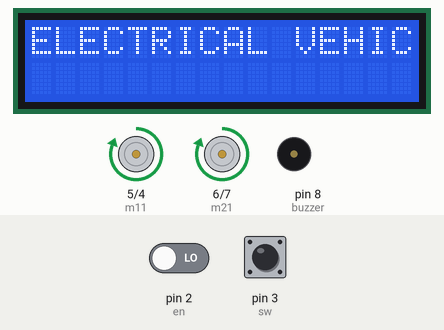
This sketch was run on a simulated Arduino Mega 2560, built with avr-gcc and run on an emulated ATmega2560. On the bench: 16×2 character LCD, motor-driver pin pairs drawn as motors (green arrow = first pin HIGH = forward, orange = second pin HIGH = backward, longer = more drive), buzzer (waves = sounding, pin HIGH). The test bench sets the inputs (shaded band); at power-on: pin 2 (en) LOW, pin 3 (sw) LOW. WiFi joins after 1.5 s; servers stay silent unless stated; uploads are accepted with an empty reply; what the sketch prints to the serial monitor is not drawn.

Above: at 11.4 s.
11.5 s: pin 2 (en) driven HIGH
At 13.6 s:
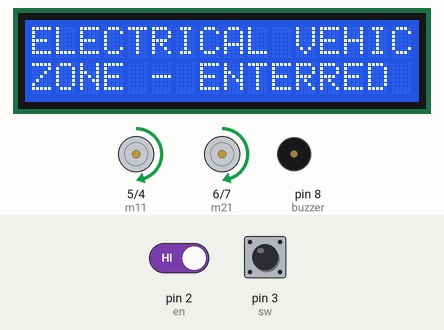
14.2 s: pin 3 (sw) pulled HIGH for 0.85 s
At 15.3 s:
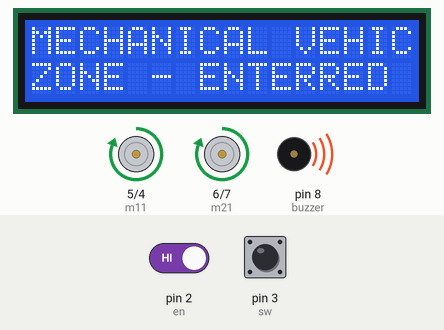
17.4 s: pin 2 (en) driven LOW
At 19.4 s:
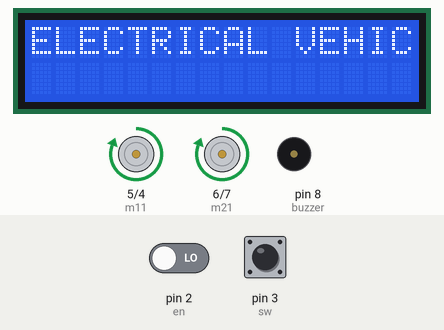
19.8 s: pin 3 (sw) pulled HIGH for 0.85 s
At 21.0 s:
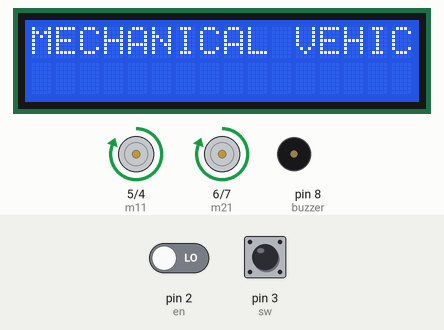
22.8 s: pin 2 (en) driven HIGH
At 23.6 s:
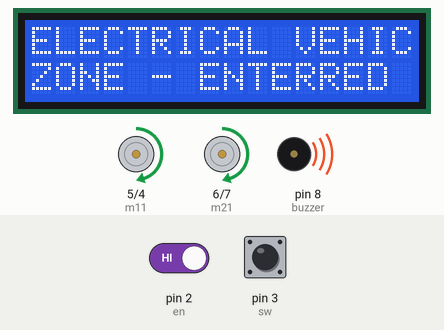
24.4 s: pin 3 (sw) pulled HIGH for 3.2 s
At 25.43 s:
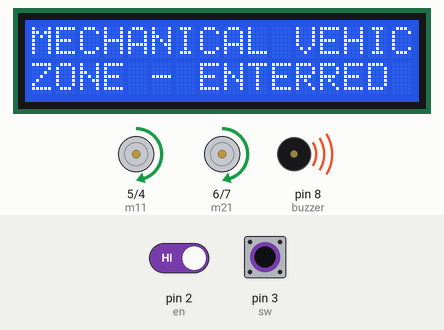
Timing chart, 0 to 31.1 s (numbered marks = the images above; inputs shaded):
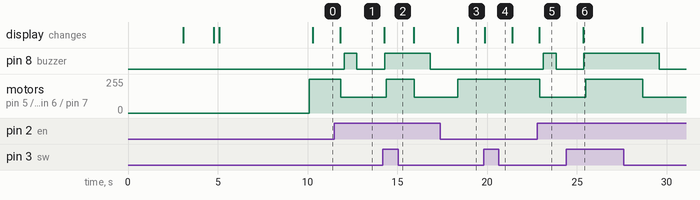

The sketch:

speed_zone_vbit_cse_with_2_modes.ino
```cpp
#include "WiFiEsp.h"
#include<String.h>
#include <LiquidCrystal.h>


// Emulate Serial1 on pins 6/7 if not present
#ifndef HAVE_HWSERIAL1
#include "SoftwareSerial.h"
SoftwareSerial Serial1(12, 13); // RX, TX
#endif

LiquidCrystal lcd (A0,A1,A2,A3,A4,A5);

#define en 2
#define sw 3
#define m11 5 // MOTORS INTERFACING
#define m12 4
#define m21 6
#define m22 7
#define buzzer 8

void beep(void)
{
  digitalWrite(buzzer, HIGH);
  delay(700);
  digitalWrite(buzzer, LOW);
  delay(100);
}

char ssid[] = "project5";            // your network SSID (name)
char pass[] = "project5";        // your network password
int status = WL_IDLE_STATUS;     // the Wifi radio's status

char server[] = "projectsiot.xyz";

String zone = "Y";

String A = "GET /IoTProjects/SmartZone/upload.php?a=";
String Z = " HTTP/1.1";
String iot = "\0";

// Initialize the Ethernet client object
WiFiEspClient client;

void setup()
{
  // initialize serial for debugging
  Serial.begin(9600);

  lcd.begin(16, 2);

  pinMode(en, INPUT);
  pinMode(sw, INPUT);

   pinMode(m11, OUTPUT);
    pinMode(m12, OUTPUT);
     pinMode(m21, OUTPUT);
      pinMode(m22, OUTPUT);
  pinMode(buzzer, OUTPUT);


 lcd.clear();
lcd.setCursor(0,0);
lcd.print("SMART ZONE VEHICLE");
lcd.setCursor(0,1);
lcd.print("SPEED CONTROL     ");
delay(3000);

  lcd.clear();
lcd.setCursor(0,0);
lcd.print(" CONNECTING  TO ");
lcd.setCursor(0,1);
lcd.print(ssid);
delay(200);

  // initialize serial for ESP module
  Serial1.begin(9600);
  // initialize ESP module
  WiFi.init(&Serial1);

  // check for the presence of the shield
  if (WiFi.status() == WL_NO_SHIELD) {
    Serial.println(F("WiFi shield not present"));
    // don't continue
    while (true);
  }

  // attempt to connect to WiFi network
  while ( status != WL_CONNECTED) {
    Serial.print(F("Attempting to connect to WPA SSID: "));
    Serial.println(ssid);
    // Connect to WPA/WPA2 network
    status = WiFi.begin(ssid, pass);
  }

  // you're connected now, so print out the data
  Serial.println(F("You're connected to the network"));

  lcd.clear();
lcd.setCursor(0,0);
lcd.print("Server Init.");
lcd.setCursor(0,1);
lcd.print("..................");
delay(100);
    Serial.println(F("sending data ---1 "));
    Serial.println(F("Starting connection to server..."));
    // if you get a connection, report back via serial
    if (client.connect(server, 80)) {
      Serial.println(F("Connected to server"));
      // Make a HTTP request
      client.println("GET /IoTProjects/SmartZone/upload.php?a=U&b=N&c=N HTTP/1.1");
      client.println("Host: projectsiot.xyz");
      client.println("Connection: close");
      client.println();
    }
    client.flush();
     client.stop();


  lcd.clear();
lcd.setCursor(0,0);
lcd.print("Server Init.");
lcd.setCursor(0,1);
lcd.print("Done");
  delay(5000);
Serial.println(F("PLEASE SHOW CARD "));

     digitalWrite(m11,HIGH);
     digitalWrite(m12,LOW);
     digitalWrite(m21,HIGH);
     digitalWrite(m22,LOW);
     delay(200);

}

void loop()
{
if (digitalRead(sw)==HIGH)
{

if (digitalRead(en)==HIGH)
{
  Serial.println("heavy vehicle detected");

lcd.setCursor(0,0);
lcd.print("MECHANICAL VEHICLE");
lcd.setCursor(0,1);
lcd.print("ZONE - ENTERRED    ");
delay(30);
digitalWrite(buzzer,HIGH);
delay(100);
zone = "B";
digitalWrite(m11,HIGH);
     digitalWrite(m12,LOW);
     digitalWrite(m21,HIGH);
     digitalWrite(m22,LOW);
     delay(200);
}
else
{

     lcd.setCursor(0,0);
lcd.print("MECHANICAL VEHICLE");
     lcd.setCursor(0,1);
lcd.print("                    ");
delay(1);
zone = "C";
   digitalWrite(buzzer,LOW);
  digitalWrite(m11,HIGH);
     digitalWrite(m12,LOW);
     digitalWrite(m21,HIGH);
     digitalWrite(m22,LOW);
     delay(200);
}

}
else if (digitalRead(sw)==LOW)
{

 if (digitalRead(en)==HIGH)
{
    Serial.println("normal vehicle detected");
    lcd.setCursor(0,0);
lcd.print("ELECTRICAL VEHICLE");
lcd.setCursor(0,1);
lcd.print("ZONE - ENTERRED    ");
delay(30);
    zone = "A";
analogWrite(m11,120);
     digitalWrite(m12,LOW);
     analogWrite(m21,120);
     digitalWrite(m22,LOW);
     delay(200);
beep ();
delay(100);
}
else
{

    lcd.setCursor(0,0);
lcd.print("ELECTRICAL VEHICLE");
     lcd.setCursor(0,1);
lcd.print("                    ");
delay(1);
   zone = "C";
  digitalWrite(m11,HIGH);
     digitalWrite(m12,LOW);
     digitalWrite(m21,HIGH);
     digitalWrite(m22,LOW);
     delay(200);
}

}
 iot = A +zone + Z;

        Serial.println(iot);
        sndit ();


}// loop

void sndit ()
{

  Serial.print(F("IOT = ")); Serial.println(iot);

  // if the server's disconnected, stop the client
  if (!client.connected()) {
    Serial.println(F("Disconnecting from server..."));
    client.stop();

    // do nothing forevermore
    //while (true);
  }
  client.stop();
  client.flush();

  for (int x = 0; x < 1; x++)
  {
    delay(1000);
    Serial.println(x, DEC);
  }
  Serial.println(F("Starting connection to server..."));
  // if you get a connection, report back via serial
  if (client.connect(server, 80)) {
    Serial.println(F("Connected to server"));
    // Make a HTTP request

    //client.println("GET /IoTProjects/TollBooth/tollbooth.php?a=A&b=5&c=6&d=3 HTTP/1.1");

    client.println(iot);

    client.println("Host: projectsiot.xyz");
    client.println("Connection: close");
    client.println();
    iot = "\0";
  }

}
 void lcdstring (unsigned int a, unsigned int b, String data)
 {
  lcd.setCursor(a,b);
  lcd.print(data);
 }
```

Measured:
- after the input at 11.5 s, pin 8 (buzzer): LOW → HIGH after 0.55 s, → LOW 0.70 s later; motor on pin 5 (m11) / pin 4 (m12), motor on pin 6 (m21) / pin 7 (m22): forward 255/255 → forward 120/255 after 0.35 s; the display: changes after 0.32 s (image 1)
- after the input at 14.2 s, motor on pin 5 (m11) / pin 4 (m12), motor on pin 6 (m21) / pin 7 (m22): forward 120/255 → forward 255/255 after 0.19 s, → forward 120/255 1.5 s later; the display: changes after 0.06 s (image 2)
- after the input at 17.4 s, pin 8 (buzzer): stays LOW (without the input it goes to HIGH after 1.2 s); motor on pin 5 (m11) / pin 4 (m12), motor on pin 6 (m21) / pin 7 (m22): forward 120/255 → forward 255/255 after 0.96 s; the display: changes after 0.96 s (image 3)
- after the input at 19.8 s, the display: changes after 0.07 s (image 4)
- after the input at 22.8 s, pin 8 (buzzer): LOW → HIGH after 0.34 s, → LOW 0.70 s later; motor on pin 5 (m11) / pin 4 (m12), motor on pin 6 (m21) / pin 7 (m22): forward 255/255 → forward 120/255 after 0.14 s; the display: changes after 0.11 s (image 5)
- after the input at 24.4 s, motor on pin 5 (m11) / pin 4 (m12), motor on pin 6 (m21) / pin 7 (m22): forward 120/255 → forward 255/255 after 1.1 s, → forward 120/255 3.2 s later; the display: changes after 0.95 s (image 6)
